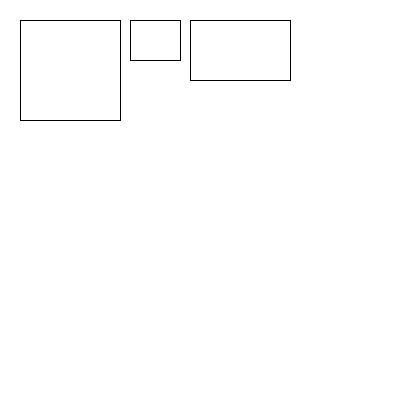
Frame 1 (no input)
Frame 60 (the mouse pressed at the canvas centre just before this capture): identical to frame 1, image omitted
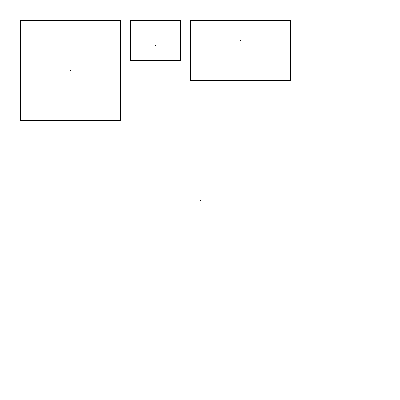
Frame 120 (the mouse held since frame 60 and released just before this capture)

The Processing sketch that drew these frames (run headless with seeded random() and noise(); from frame 60 on, the mouse is pressed at the canvas centre):

// Processing sketch: processing_18435
// ── processing_18435.pde

// Jugando Con Numeros
// Seminario de Matematicas
// Jan 24, 2011: Chris Sugrue.

ArrayList linesX;
ArrayList linesY;
int lineLimit= 400;

void setup()
{
  size(400,400);

  linesX = new ArrayList();
  linesY = new ArrayList();
}


void draw()
{
  background(255);


  if( mouseX != 0 && mouseY != 0)
  {
    // create two variables scaled to maximum value of 1
    float x = mouseX / float(width);
    float y = mouseY / float(width);
    linesX.add(x);
    linesY.add(y);

    if(linesX.size() > lineLimit ) linesX.remove(0);
    if(linesY.size() > lineLimit ) linesY.remove(0);
  }

  drawLines(0,0,400,400);
  
  rect(20,20,100,100);
  drawLines(20,20,100,100);
  
  rect(130,20,50,40);
  drawLines(130,20,50,50);
  
  rect(190,20,100,60);
  //drawLines(190,20,100,60); // pass x,y offset, xscale, yscale
  drawLinesMapped(190,20,290,60); // pass min x vale, min y, max x, max y
}


void drawLines( int offX, int offY, float scaleX,float scaleY )
{
  for( int i = 0; i < linesX.size()-1; i++)
  {
    float x1 =  offX + (Float)linesX.get(i)*scaleX;
    float y1 =  offY + (Float)linesY.get(i)*scaleY;
    float x2 =  offX + (Float)linesX.get(i+1)*scaleX;
    float y2 =  offY + (Float)linesY.get(i+1)*scaleY;
    line( x1,y1,x2,y2);
  }
}

void drawLinesMapped( float xMin, float yMin, float xMax, float yMax )
{
  for( int i = 0; i < linesX.size()-1; i++)
  {
    float x1 = map( (Float)linesX.get(i), 0,1,xMin,xMax);
    float y1 = map( (Float)linesY.get(i), 0,1,yMin,yMax);
    float x2 = map( (Float)linesX.get(i+1),0,1,xMin,xMax);
    float y2 = map( (Float)linesY.get(i+1),0,1,yMin,yMax);
    line( x1,y1,x2,y2);
  }
}
